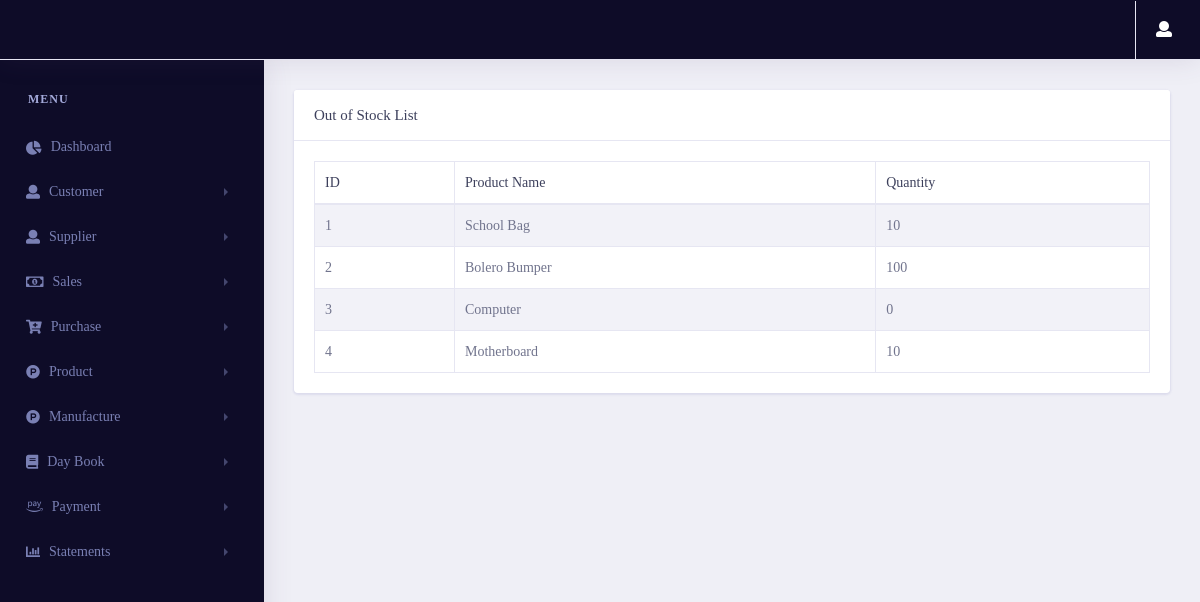
The page /statement/outofstock/ (signed in) on the database its author committed.
### products/models.py (models this page shows, shortened)
class Stock_estimate(models.Model):
    product = models.OneToOneField(Product_estimate,on_delete=models.CASCADE)
    quantity = models.IntegerField(null=True,blank=True,default=0)
    purchase_price = models.IntegerField(null=True,blank=True,default=0)
    id = models.UUIDField(default=uuid.uuid4 , unique=True , primary_key=True , editable=False)
    class Meta:
        indexes = [models.Index(fields=('product' , 'id'))]

class Product_estimate(models.Model):
    product_name = models.CharField(max_length=100)
    product_categ = models.ForeignKey(product_category, null=True, blank=True, on_delete=models.SET_NULL)
    product_type = models.ForeignKey(Product_type, null=True, blank=True, on_delete=models.SET_NULL)
    unit = models.CharField(max_length=50)
    selling_price = models.FloatField()
    purchase_price = models.FloatField(null=True, blank=True, default=0)
    store_location = models.CharField(max_length=50)
    supplier = models.ForeignKey(Supplier_estimate , on_delete=models.CASCADE , blank=True,null=True)
    minimum_stock=models.IntegerField()
    id = models.UUIDField(default=uuid.uuid4 , unique=True , primary_key=True , editable=False)
    class Meta:
        indexes = [models.Index(fields=('product_name' , 'id' , 'supplier'))]

### statements/views.py (the view)
# urls.py: path('outofstock/',views.outofstock,name="outofstock"),
@login_required(login_url='login')
def outofstock(request):
    if request.session['Estimate']:
        if request.method=='GET':
            stocks_with_min_quantity = Stock_estimate.objects.annotate(min_stock=F('product__minimum_stock')).filter(quantity__lte=F('min_stock'))
            context = {
                'stocks_with_min_quantity': stocks_with_min_quantity
            }
            return render(request, 'statements/outofstock.html', context)

### statements/templates/statements/outofstock.html (shortened to what this page needs)
{% extends 'pages/base.html' %}
{% load static %}
{% load user_auth %}
{% block content %}
<link rel="stylesheet" href="{% static 'vendor/bootstrap/css/bootstrap.min.css' %}">
<link href="{% static 'vendor/fonts/circular-std/style.css' %}" rel="stylesheet">
<link rel="stylesheet" href="{% static 'libs/css/style.css' %}">
<link rel="stylesheet" href="{% static 'vendor/fonts/fontawesome/css/fontawesome-all.css' %}">
<link rel="stylesheet" type="text/css" href="{% static 'vendor/datatables/css/dataTables.bootstrap4.css' %}">
{% if request.session.Estimate %}
<div class="row">
  <div class="col-xl-12 col-lg-12 col-md-12 col-sm-12 col-12">
    <div class="card">
      <h5 class="card-header">Out of Stock List</h5>
      <div class="card-body">
        <div class="table-responsive">
          <table class="table table-striped table-bordered first" id="example">
            <thead>
              <tr>
                <th>ID</th>
                <th>Product Name</th>
                <th>Quantity</th>
              </tr>
            </thead>
            <tbody>
              {% for i in stocks_with_min_quantity %}
              <tr>
                <td>{{forloop.counter}}</td>
                <td>{{i.product.product_name}}</td>
                <td>{{i.quantity}}</td>
              </tr>
              {% endfor %}
            </tbody>
          </table>
        </div>
      </div>
    </div>
  </div>
</div>
{% endif %}
{% endblock content %}

### rows shown on the page
Stock_estimate: product.product_name "School Bag", quantity "10"
Stock_estimate: product.product_name "Bolero Bumper", quantity "100"
Stock_estimate: product.product_name "Computer", quantity "0"
Stock_estimate: product.product_name "Motherboard", quantity "10"
